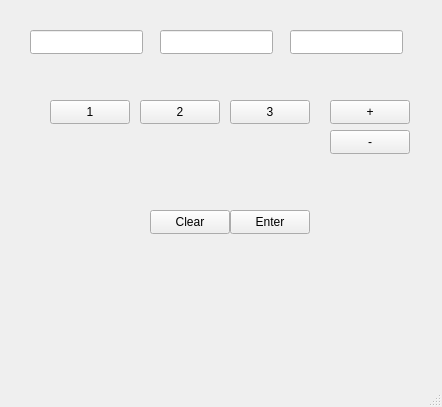
<?xml version="1.0" encoding="UTF-8"?>
<ui version="4.0">
 <class>MainWindow</class>
 <widget class="QMainWindow" name="MainWindow">
  <property name="geometry">
   <rect>
    <x>0</x>
    <y>0</y>
    <width>442</width>
    <height>407</height>
   </rect>
  </property>
  <property name="windowTitle">
   <string>MainWindow</string>
  </property>
  <widget class="QWidget" name="centralwidget">
   <widget class="QLineEdit" name="yksiEdit">
    <property name="geometry">
     <rect>
      <x>30</x>
      <y>30</y>
      <width>113</width>
      <height>24</height>
     </rect>
    </property>
    <property name="text">
     <string/>
    </property>
   </widget>
   <widget class="QLineEdit" name="kaksiEdit">
    <property name="geometry">
     <rect>
      <x>160</x>
      <y>30</y>
      <width>113</width>
      <height>24</height>
     </rect>
    </property>
    <property name="text">
     <string/>
    </property>
   </widget>
   <widget class="QLineEdit" name="kolmeEdit">
    <property name="geometry">
     <rect>
      <x>290</x>
      <y>30</y>
      <width>113</width>
      <height>24</height>
     </rect>
    </property>
    <property name="text">
     <string/>
    </property>
   </widget>
   <widget class="QPushButton" name="plusButton">
    <property name="geometry">
     <rect>
      <x>330</x>
      <y>100</y>
      <width>80</width>
      <height>24</height>
     </rect>
    </property>
    <property name="text">
     <string>+</string>
    </property>
   </widget>
   <widget class="QPushButton" name="miinusButton">
    <property name="geometry">
     <rect>
      <x>330</x>
      <y>130</y>
      <width>80</width>
      <height>24</height>
     </rect>
    </property>
    <property name="text">
     <string>-</string>
    </property>
   </widget>
   <widget class="QPushButton" name="yksiButton">
    <property name="geometry">
     <rect>
      <x>50</x>
      <y>100</y>
      <width>80</width>
      <height>24</height>
     </rect>
    </property>
    <property name="text">
     <string>1</string>
    </property>
   </widget>
   <widget class="QPushButton" name="kaksiButton">
    <property name="geometry">
     <rect>
      <x>140</x>
      <y>100</y>
      <width>80</width>
      <height>24</height>
     </rect>
    </property>
    <property name="text">
     <string>2</string>
    </property>
   </widget>
   <widget class="QPushButton" name="kolmeButton">
    <property name="geometry">
     <rect>
      <x>230</x>
      <y>100</y>
      <width>80</width>
      <height>24</height>
     </rect>
    </property>
    <property name="text">
     <string>3</string>
    </property>
   </widget>
   <widget class="QPushButton" name="enterButton">
    <property name="geometry">
     <rect>
      <x>230</x>
      <y>210</y>
      <width>80</width>
      <height>24</height>
     </rect>
    </property>
    <property name="text">
     <string>Enter</string>
    </property>
   </widget>
   <widget class="QPushButton" name="clearButton">
    <property name="geometry">
     <rect>
      <x>150</x>
      <y>210</y>
      <width>80</width>
      <height>24</height>
     </rect>
    </property>
    <property name="text">
     <string>Clear</string>
    </property>
   </widget>
  </widget>
  <widget class="QMenuBar" name="menubar">
   <property name="geometry">
    <rect>
     <x>0</x>
     <y>0</y>
     <width>442</width>
     <height>21</height>
    </rect>
   </property>
  </widget>
  <widget class="QStatusBar" name="statusbar"/>
 </widget>
 <resources/>
 <connections/>
</ui>
